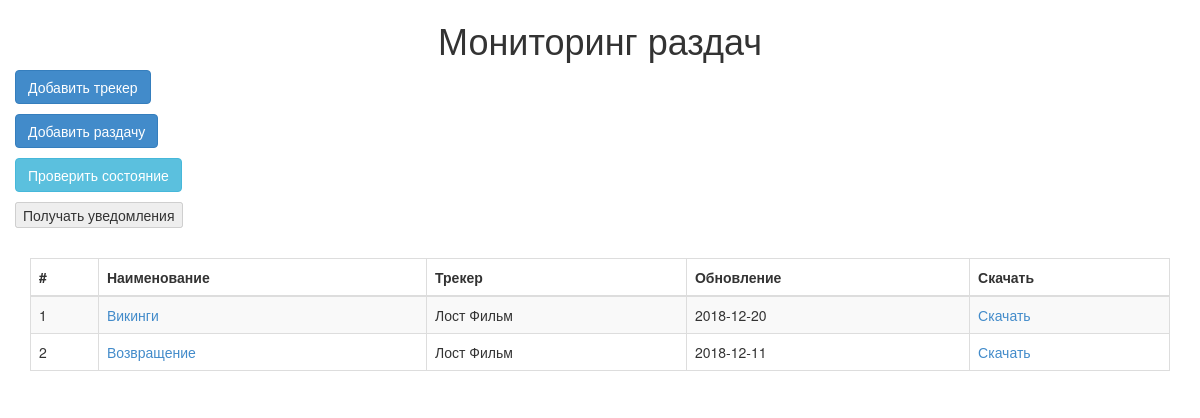
Before: / with the older database file.
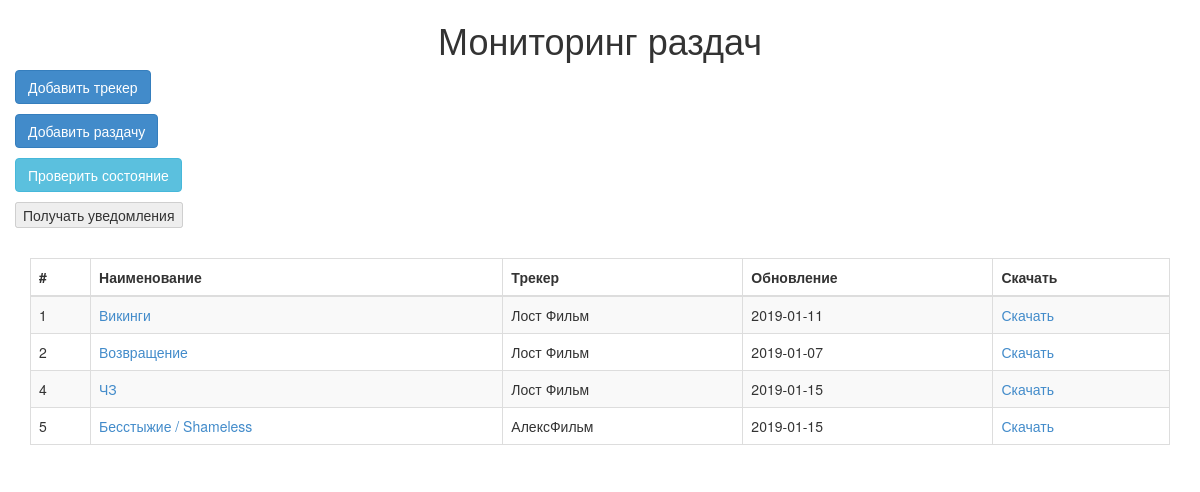
After: the same page with the newer database file.
### tables this page shows
CREATE TABLE `links` (
  `Id_link` int(11) NOT NULL,
  `Name_link` varchar(250) NOT NULL,
  `Distrib_link` varchar(250) NOT NULL,
  `Tracker` int(11) NOT NULL,
  `Path_file` varchar(250) DEFAULT NULL,
  `last_update` date NOT NULL
);

CREATE TABLE `trackers` (
  `Id_track` int(11) NOT NULL,
  `Name_track` varchar(100) NOT NULL,
  `Link_track` varchar(100) NOT NULL,
  `login_track` varchar(100) NOT NULL,
  `pass_track` varchar(100) NOT NULL,
  `cookies` varchar(250) DEFAULT NULL
);

### app/core/view.php (called while the page is built, shortened)
<?php
class View
{
	function generate($content_view, $template_view, $data = null)
	{
		include 'app/views/'.$template_view;
	}
}

### app/controllers/Main.php (called while the page is built, shortened)
<?php
class Main extends Controller {
	public function action_index()
	{
		$data = Link::getAllLinks();
		$this->view->generate('main_view.php', 'template_view.php', $data);
	}
}

### index.php (called while the page is built, shortened)
<?php
app\core\Route::start();

### app/models/Link.php (called while the page is built, shortened)
<?php
class Link {
    public static function getAllLinks() {
        $Link = [];
        $LinkArray = Database::getAll("SELECT Id_link, Name_link, Distrib_link, Name_track, last_update, Path_file FROM links inner join trackers where Tracker=id_track");
        foreach ($LinkArray as $LinkData) {
            $Link[] = new Link($LinkData);
        }
        return $Link;
    }
    public function __construct($data) {
        $this->Id_link=$data['Id_link'];;
        $this->Name_link = $data['Name_link'];
        $this->Distrib_link = $data['Distrib_link'];
        $this->Tracker = $data['Name_track'];
        $this->last_update = $data['last_update'];
        $this->Path_file = $data['Path_file'];
    }
}

### app/core/database.php (called while the page is built, shortened)
<?php
class Database
{
	private static $connection;
	public static function openConnection() {
      self::$connection = new PDO("mysql:host=localhost; dbname=fx_monitor;charset=UTF8", "root", "", array( PDO::MYSQL_ATTR_INIT_COMMAND => "SET NAMES 'UTF8'" ));
	}
	public static function getAll($sql, $params= array()) {
    $stmt = self::$connection->prepare($sql);
    $stmt->execute($params);
     return $stmt->fetchAll(PDO::FETCH_ASSOC);
    }
}

### app/views/main_view.php (the view)
<table class="table table-striped table-bordered table-hover">
     <thead>
       <tr>
         <th>#</th>
         <th>Наименование</th>
         <th>Трекер</th>
         <th>Обновление</th>
         <th>Скачать</th>
       </tr>
     </thead>
     <tbody>
     <?php
	foreach($data as $link){
		echo'<tr>';
        echo'  <td>'.$link->Id_link.'</td>';
        echo'  <td><a href="'.$link->Distrib_link.'">'.$link->Name_link.'</a></td>';
        echo'  <td>'.$link->Tracker.'</td>';
        echo'  <td>'.$link->last_update.'</td>';
        echo'  <td><a href="'.$link->Path_file.'">Скачать</a></td>';
        echo'</tr>';
	}
     ?>
	</tbody>
   </table>

### app/core/route.php (shortened to what this page needs)
<?php
class Route
{
	public static function start()
	{
		$action = 'index';
		$action = 'action_'.$action;
		$controller = new $controller_name;
		if(method_exists($controller, $action))
		{
			$controller->$action();
		}
		else
		{
			Route::ErrorPage404();
		}
	}
}

### app/views/template_view.php (shortened to what this page needs)
<!DOCTYPE html>
<html lang="ru">
<head>
	<link href="css/style.css" rel="stylesheet" >
	<link href="css/bootstrap.min.css" rel="stylesheet">
</head>
<body>
<div class="container">
	<div class="row">
	<h1 class="main_title">Мониторинг раздач</h1></div>
	<div class="row">
			<p><button type="button" class="btn btn-primary" data-toggle="modal" data-target="#add_tracker">Добавить трекер</button></p>
			<p><button type="button" class="btn btn-primary" data-toggle="modal" data-target="#add_link">Добавить раздачу</button></p>
			<p><a href="http://localhost/monitoring/parser" role="button" class="btn btn-info">Проверить состояние</a></p>
            <p><button class="js-push-button" disabled>
                    Получать уведомления
                </button></p>
	</div>
	<br>
	      <?php
		include 'app/views/'.$content_view;
	      ?>
</div>
</body>
</html>

### css/style.css (style rules this page uses)
.main_title { text-align: center; }

Changed rows visible on the page:
changed links "Викинги": last_update "2018-12-20" → "2019-01-11"
changed links "Возвращение": last_update "2018-12-11" → "2019-01-07"
added links: Id_link "4", Name_link "ЧЗ", trackers.Name_track "Лост Фильм", last_update "2019-01-15"
added links: Id_link "5", Name_link "Бесстыжие / Shameless", trackers.Name_track "АлексФильм", last_update "2019-01-15"
